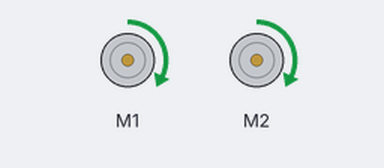
Simulated run of this sketch. Board: Arduino Uno, built with avr-gcc and run on an emulated ATmega328P. Parts: 2 × DC motor (green arrow = forward, orange = backward, longer = faster).

Above: at 0.1 s.
Timing chart, 0 to 1.6 s (numbered marks = the images above):
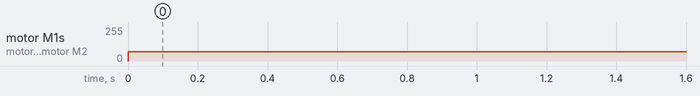

The sketch:

pelda5.ino
```cpp
#include <MeMCore.h> // mBot könyvtár

MeLineFollower lineFinder(PORT_2);  // Színérzékelő portja
MeDCMotor motorLeft(M1);            // Bal motor
MeDCMotor motorRight(M2);           // Jobb motor

void setup() {
  Serial.begin(9600); // Soros monitor az ellenőrzéshez
}

void loop() {
  int sensorValue = lineFinder.readSensors(); // Színérzékelő olvasása

  switch (sensorValue) {
    case 0x01: // Piros szín kódja
      motorLeft.stop();
      motorRight.stop();
      delay(1000); // Megállás
      break;

    case 0x02: // Zöld szín kódja
      motorLeft.run(50);
      motorRight.run(-50);
      delay(500); // Fordulás jobbra
      break;

    case 0x04: // Kék szín kódja
      motorLeft.run(-50);
      motorRight.run(50);
      delay(500); // Fordulás balra
      break;

    case 0x08: // Sárga szín kódja
      motorLeft.run(100);
      motorRight.run(100);
      delay(1000); // Gyorsítás
      break;

    default: // Alapmozgás (fehér pálya)
      motorLeft.run(70);
      motorRight.run(70);
      break;
  }
  delay(100);
}
```

Measured:
- by itself, motor M1, motor M2: stopped → forward 70/255 at 0.00 s
